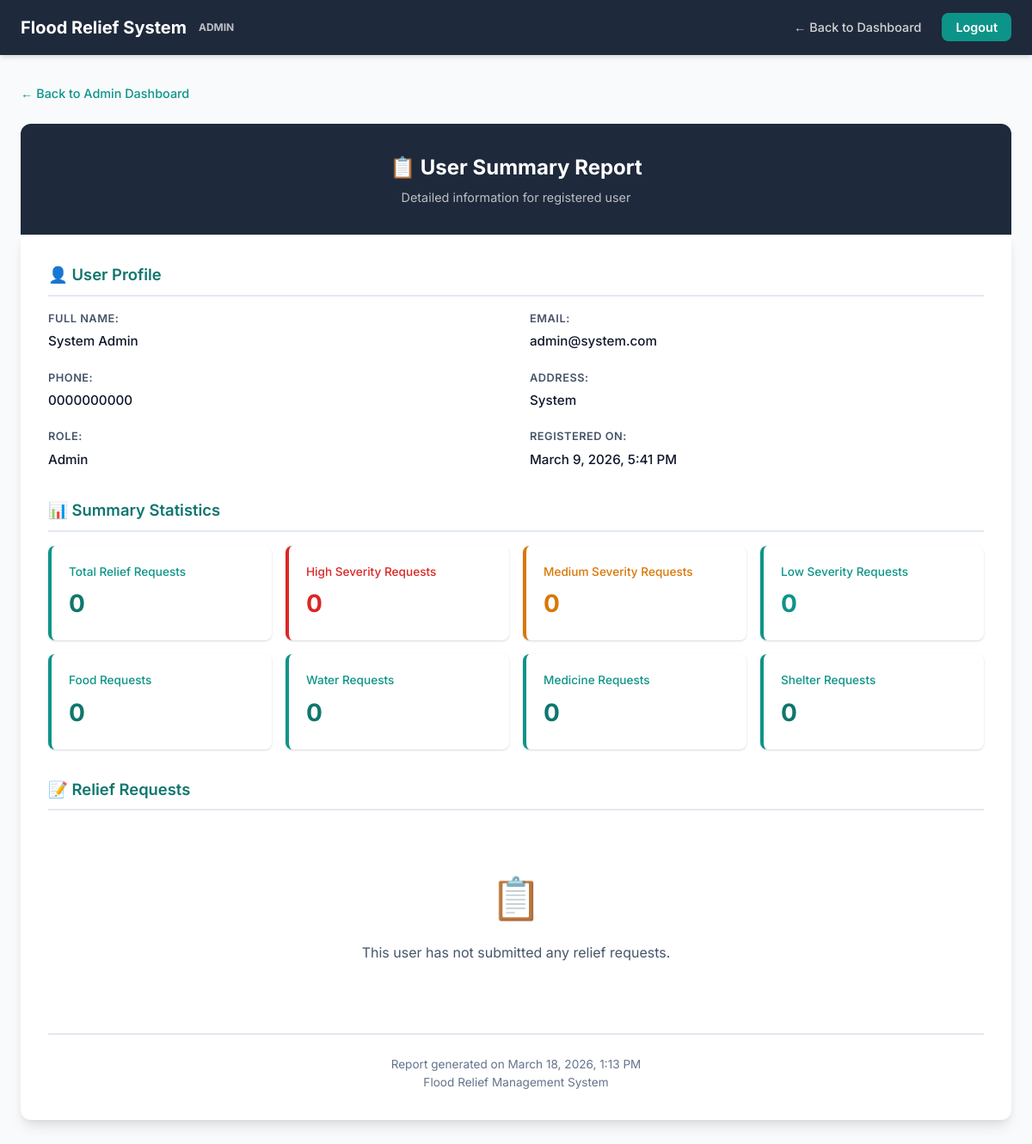
The page /php/view_user_report.php?id=1 (signed in) on the database its author committed.
### tables this page shows
CREATE TABLE `users` (
  `id` int(11) NOT NULL,
  `full_name` varchar(100) NOT NULL,
  `email` varchar(100) NOT NULL,
  `password` varchar(255) NOT NULL,
  `phone` varchar(20) NOT NULL,
  `address` text NOT NULL,
  `role` enum('admin','user') NOT NULL DEFAULT 'user',
  `created_at` timestamp NOT NULL DEFAULT current_timestamp()
);

### php/view_user_report.php (the view, shortened to what this page needs)
<?php
require_once 'db_connect.php';
$user_id = intval($_GET['id'] ?? 0);
$stmt = mysqli_prepare($conn, "SELECT id, full_name, email, phone, address, role, created_at FROM users WHERE id = ?");
mysqli_stmt_bind_param($stmt, "i", $user_id);
mysqli_stmt_execute($stmt);
$result = mysqli_stmt_get_result($stmt);
$user = mysqli_fetch_assoc($result);
$requests = [];
$total_requests = count($requests);
$severity_counts = ['High' => 0, 'Medium' => 0, 'Low' => 0];
$type_counts = ['Food' => 0, 'Water' => 0, 'Medicine' => 0, 'Shelter' => 0];
?>
<!DOCTYPE html>
<html lang="en">
<head>
    <link rel="stylesheet" href="../css/style.css">
</head>
<body>
    <nav class="navbar">
        <div class="brand">Flood Relief System <span style="font-size: 0.75rem; opacity: 0.7; margin-left: 4px;">ADMIN</span>
        </div>
        <ul class="nav-links">
            <li><a href="../admin.html">← Back to Dashboard</a></li>
            <li><a href="logout.php">Logout</a></li>
        </ul>
    </nav>
    <div class="report-page">
        <a href="../admin.html" class="report-back-link">← Back to Admin Dashboard</a>
        <div class="report-header">
            <h1>📋 User Summary Report</h1>
            <p>Detailed information for registered user</p>
        </div>
        <div class="report-body">
            <div class="report-section">
                <h2>👤 User Profile</h2>
                <div class="report-info-grid">
                    <div class="report-info-item">
                        <span class="info-label">Full Name:</span>
                        <span class="info-value"><?php echo htmlspecialchars($user['full_name']); ?></span>
                    </div>
                    <div class="report-info-item">
                        <span class="info-label">Email:</span>
                        <span class="info-value"><?php echo htmlspecialchars($user['email']); ?></span>
                    </div>
                    <div class="report-info-item">
                        <span class="info-label">Phone:</span>
                        <span class="info-value"><?php echo htmlspecialchars($user['phone']); ?></span>
                    </div>
                    <div class="report-info-item">
                        <span class="info-label">Address:</span>
                        <span class="info-value"><?php echo htmlspecialchars($user['address']); ?></span>
                    </div>
                    <div class="report-info-item">
                        <span class="info-label">Role:</span>
                        <span class="info-value" style="text-transform: capitalize;"><?php echo htmlspecialchars($user['role']); ?></span>
                    </div>
                    <div class="report-info-item">
                        <span class="info-label">Registered On:</span>
                        <span class="info-value"><?php echo date('F j, Y, g:i A', strtotime($user['created_at'])); ?></span>
                    </div>
                </div>
            </div>
            <div class="report-section">
                <h2>📊 Summary Statistics</h2>
                <div class="summary-grid">
                    <div class="summary-item">
                        <div class="label">Total Relief Requests</div>
                        <div class="value"><?php echo $total_requests; ?></div>
                    </div>
                    <div class="summary-item danger">
                        <div class="label">High Severity Requests</div>
                        <div class="value"><?php echo $severity_counts['High']; ?></div>
                    </div>
                    <div class="summary-item warning">
                        <div class="label">Medium Severity Requests</div>
                        <div class="value"><?php echo $severity_counts['Medium']; ?></div>
                    </div>
                    <div class="summary-item success">
                        <div class="label">Low Severity Requests</div>
                        <div class="value"><?php echo $severity_counts['Low']; ?></div>
                    </div>
                    <div class="summary-item">
                        <div class="label">Food Requests</div>
                        <div class="value"><?php echo $type_counts['Food']; ?></div>
                    </div>
                    <div class="summary-item">
                        <div class="label">Water Requests</div>
                        <div class="value"><?php echo $type_counts['Water']; ?></div>
                    </div>
                    <div class="summary-item">
                        <div class="label">Medicine Requests</div>
                        <div class="value"><?php echo $type_counts['Medicine']; ?></div>
                    </div>
                    <div class="summary-item">
                        <div class="label">Shelter Requests</div>
                        <div class="value"><?php echo $type_counts['Shelter']; ?></div>
                    </div>
                </div>
            </div>
            <div class="report-section">
                <h2>📝 Relief Requests</h2>
                <?php if (count($requests) === 0): ?>
                    <div class="empty-state">
                        <div class="icon">📋</div>
                        <p>This user has not submitted any relief requests.</p>
                    </div>
                <?php endif; ?>
            </div>
            <div style="text-align: center; padding-top: 24px; border-top: 2px solid #e2e8f0; color: #64748b; font-size: 0.85rem;">
                <p>Report generated on <?php echo date('F j, Y, g:i A'); ?></p>
                <p>Flood Relief Management System</p>
            </div>
        </div>
    </div>
</body>
</html>

### css/style.css (style rules this page uses)
:root { --primary: #0d9488; --primary-light: #ccfbf1; --primary-dark: #0f766e; --secondary: #14b8a6; --accent: #1e293b; --bg: #f8fafc; --bg-card: #ffffff; --bg-dark: #1e293b; --text: #0f172a; --text-light: #475569; --text-white: #ffffff; --border: #e2e8f0; --success: #0d9488; --success-bg: #ccfbf1; --danger: #dc2626; --danger-bg: #fee2e2; --warning: #d97706; --warning-bg: #fef3c7; --info: #0284c7; --info-bg: #e0f2fe; --shadow: 0 1px 3px rgba(0, 0, 0, 0.1), 0 1px 2px rgba(0, 0, 0, 0.06); --shadow-md: 0 4px 6px -1px rgba(0, 0, 0, 0.1), 0 2px 4px -1px rgba(0, 0, 0, 0.06); --shadow-lg: 0 10px 15px -3px rgba(0, 0, 0, 0.1), 0 4px 6px -2px rgba(0, 0, 0, 0.05); --radius: 12px; --radius-sm: 8px; --transition: all 0.3s cubic-bezier(0.4, 0, 0.2, 1); }
*, *::before, *::after { margin: 0; padding: 0; box-sizing: border-box; }
html { scroll-behavior: smooth; }
body { font-family: 'Inter', sans-serif; background: var(--bg); color: var(--text); line-height: 1.6; min-height: 100vh; }
a { color: var(--primary); text-decoration: none; transition: var(--transition); }
.navbar { background: var(--bg-dark); padding: 0 24px; display: flex; align-items: center; justify-content: space-between; height: 64px; box-shadow: var(--shadow-md); position: sticky; top: 0; z-index: 1000; }
.navbar .brand { color: var(--text-white); font-size: 1.25rem; font-weight: 700; display: flex; align-items: center; gap: 10px; }
.navbar .brand span { font-size: 1.5rem; }
.navbar .nav-links { display: flex; align-items: center; gap: 8px; list-style: none; }
.navbar .nav-links a { color: rgba(255, 255, 255, 0.8); padding: 8px 16px; border-radius: var(--radius-sm); font-weight: 500; font-size: 0.9rem; transition: var(--transition); }
.navbar .nav-links a[href*="logout"] { background: var(--primary); color: #fff; font-weight: 600; }
.summary-grid { display: grid; grid-template-columns: repeat(auto-fit, minmax(220px, 1fr)); gap: 16px; margin-bottom: 24px; }
.summary-item { background: var(--bg-card); border-radius: var(--radius-sm); padding: 20px; border-left: 4px solid var(--primary); box-shadow: var(--shadow); transition: var(--transition); }
.summary-item .label { font-size: 0.85rem; font-weight: 500; color: var(--primary); margin-bottom: 4px; }
.summary-item .value { font-size: 1.75rem; font-weight: 700; color: var(--primary-dark); }
.summary-item.danger { border-left-color: var(--danger); }
.summary-item.danger .value, .summary-item.danger .label { color: var(--danger); }
.summary-item.warning { border-left-color: var(--warning); }
.summary-item.warning .value, .summary-item.warning .label { color: var(--warning); }
.summary-item.success { border-left-color: var(--success); }
.summary-item.success .value, .summary-item.success .label { color: var(--success); }
.report-page { max-width: 1200px; margin: 0 auto; padding: 32px 24px; }
.report-header { background: var(--bg-dark); color: var(--text-white); padding: 32px; border-radius: var(--radius) var(--radius) 0 0; text-align: center; }
.report-header h1 { font-size: 1.5rem; font-weight: 700; margin-bottom: 4px; }
.report-header p { color: rgba(255, 255, 255, 0.7); font-size: 0.9rem; }
.report-body { background: var(--bg-card); border-radius: 0 0 var(--radius) var(--radius); box-shadow: var(--shadow-lg); padding: 32px; }
.report-section { margin-bottom: 32px; }
.report-section h2 { font-size: 1.15rem; font-weight: 600; color: var(--primary-dark); margin-bottom: 16px; padding-bottom: 8px; border-bottom: 2px solid var(--border); }
.report-info-grid { display: grid; grid-template-columns: repeat(2, 1fr); gap: 20px 32px; }
.report-info-item { display: flex; flex-direction: column; gap: 4px; }
.report-info-item .info-label { font-weight: 600; color: var(--text-light); font-size: 0.8rem; text-transform: uppercase; letter-spacing: 0.5px; }
.report-info-item .info-value { color: var(--text); font-size: 0.95rem; font-weight: 500; word-break: break-word; }
.report-back-link { display: inline-flex; align-items: center; gap: 8px; margin-bottom: 24px; color: var(--primary); font-weight: 500; font-size: 0.9rem; }
.empty-state { text-align: center; padding: 48px 24px; color: var(--text-light); }
.empty-state .icon { font-size: 3rem; margin-bottom: 12px; }
.empty-state p { font-size: 1rem; }

### rows shown on the page
users: full_name "System Admin", email "admin@system.com", phone "0000000000", address "System", role "Admin", created_at "March 9, 2026, 5:41 PM"

### other values the page prints
$total_requests "0"
$severity_counts['High'] "0"
$severity_counts['Medium'] "0"
$severity_counts['Low'] "0"
$type_counts['Food'] "0"
$type_counts['Water'] "0"
$type_counts['Medicine'] "0"
$type_counts['Shelter'] "0"
